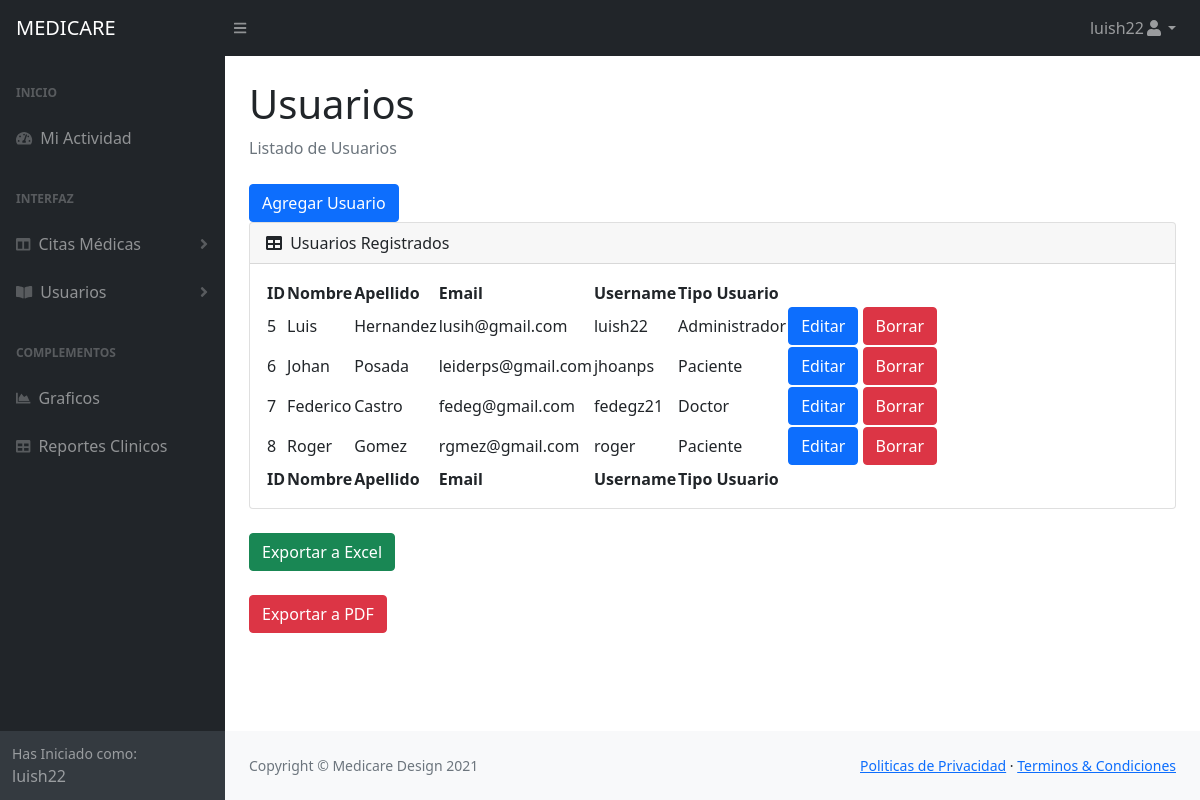
The app's page /listadousuarios.php (signed in) with its own data.
### tables this page shows
CREATE TABLE `usuarios` (
  `id_usuario` int(11) NOT NULL,
  `nombre` varchar(55) NOT NULL,
  `apellidos` varchar(55) NOT NULL,
  `email` varchar(55) NOT NULL,
  `username` varchar(55) NOT NULL,
  `password` varchar(100) NOT NULL,
  `tipo_usuario_id_FK` int(11) NOT NULL
);

CREATE TABLE `tipo_usuario` (
  `id_tipo_usuario` int(11) NOT NULL,
  `descripcion` varchar(55) NOT NULL
);

### modelo/mysql.php (called while the page is built, shortened)
<?php
class MySQL {
    private $ipServidor = "localhost";
    private $usuarioBase = 'root';
    private $contrasena = '';
    private $conexion;
    public function conectar(){
$this->conexion = mysqli_connect($this->ipServidor, $this->usuarioBase, $this->contrasena);
    }
   public function efectuarConsulta($consulta){
     mysqli_query($this->conexion, "SET lc_time_names = 'es_ES'");
     mysqli_query($this->conexion, "SET NAMES 'utf8'");
     mysqli_query($this->conexion, "SET CHARACTER 'utf8'");
     $this->resultadoConsulta = mysqli_query($this->conexion, $consulta);
     return $this->resultadoConsulta;
   }
}
?>

### listadousuarios.php (the view, shortened to what this page needs)
<?php
 $user = $_SESSION['usuario'];
require_once 'modelo/mysql.php';
$mysql = new MySQL;
$mysql->conectar();
$consulta = $mysql->efectuarConsulta("SELECT agendacitas.usuarios.id_usuario, agendacitas.usuarios.nombre,
								agendacitas.usuarios.apellidos, agendacitas.usuarios.email, agendacitas.usuarios.username,
								agendacitas.tipo_usuario.descripcion FROM agendacitas.usuarios INNER JOIN agendacitas.tipo_usuario
								ON agendacitas.usuarios.tipo_usuario_id_FK = agendacitas.tipo_usuario.id_tipo_usuario");
?>
<!DOCTYPE html>
<html lang="es">
    <head>
        <link href="https://cdn.jsdelivr.net/npm/simple-datatables@latest/dist/style.css" rel="stylesheet" />
        <link href="https://cdn.jsdelivr.net/npm/bootstrap@5.1.3/dist/css/bootstrap.min.css" rel="stylesheet">
        <link href="DASHBOARD/css/styles.css" rel="stylesheet" />
    </head>
    <body class="sb-nav-fixed">
        <nav class="sb-topnav navbar navbar-expand navbar-dark bg-dark">
            <a class="navbar-brand ps-3" href="inicio.php">MEDICARE</a>
            <button class="btn btn-link btn-sm order-1 order-lg-0 me-4 me-lg-0" id="sidebarToggle" href="#!"><i class="fas fa-bars"></i></button>
            <ul class="navbar-nav ms-auto me-0 me-md-3 my-2 my-md-0">
                <li class="nav-item dropdown">
                    <a class="nav-link dropdown-toggle" id="navbarDropdown" href="#" role="button" data-bs-toggle="dropdown" aria-expanded="false"><?php echo $user; ?><i class="fas fa-user fa-fw"></i></a>
                </li>
            </ul>
        </nav>
        <div id="layoutSidenav">
            <div id="layoutSidenav_nav">
                <nav class="sb-sidenav accordion sb-sidenav-dark" id="sidenavAccordion">
                    <div class="sb-sidenav-menu">
                        <div class="nav">
                            <div class="sb-sidenav-menu-heading">Inicio</div>
                            <a class="nav-link" href="inicio.php">
                                <div class="sb-nav-link-icon"><i class="fas fa-tachometer-alt"></i></div>
                                Mi Actividad
                            </a>
                            <div class="sb-sidenav-menu-heading">Interfaz</div>
                            <a class="nav-link collapsed" href="#" data-bs-toggle="collapse" data-bs-target="#collapseLayouts" aria-expanded="false" aria-controls="collapseLayouts">
                                <div class="sb-nav-link-icon"><i class="fas fa-columns"></i></div>
                                Citas Médicas
                                <div class="sb-sidenav-collapse-arrow"><i class="fas fa-angle-down"></i></div>
                            </a>
                            <a class="nav-link collapsed" href="#" data-bs-toggle="collapse" data-bs-target="#collapsePages" aria-expanded="false" aria-controls="collapsePages">
                                <div class="sb-nav-link-icon"><i class="fas fa-book-open"></i></div>
                                 Usuarios
                                <div class="sb-sidenav-collapse-arrow"><i class="fas fa-angle-down"></i></div>
                            </a>
                            <div class="sb-sidenav-menu-heading">Complementos</div>
                            <a class="nav-link" href="GRAFICOS/chart.php">
                                <div class="sb-nav-link-icon"><i class="fas fa-chart-area"></i></div>
                                Graficos
                            </a>
                            <a class="nav-link" href="historiaclinica.php">
                                <div class="sb-nav-link-icon"><i class="fas fa-table"></i></div>
                                Reportes Clinicos
                            </a>
                        </div>
                    </div>
                    <div class="sb-sidenav-footer">
                        <div class="small">Has Iniciado como:</div>
                        <?php echo $user; ?>
                    </div>
                </nav>
            </div>
            <div id="layoutSidenav_content">
                <main>
                    <div class="container-fluid px-4">
                        <h1 class="mt-4">Usuarios</h1>
                        <ol class="breadcrumb mb-4">
                        <li class="breadcrumb-item active">Listado de Usuarios</li>
                        </ol>
                        <a href="insertarusuario.php" class="btn btn-primary">Agregar Usuario</a>
                        <div class="card mb-4">
                            <div class="card-header">
                                <i class="fas fa-table me-1"></i>
                                Usuarios Registrados
                            </div>
                            <div class="card-body">
                                <table id="datatablesSimple">
                                    <thead>
                                        <tr>
										<tr>
                                    <th> ID</th>
									<th> Nombre</th>
									<th> Apellido </th>
									<th> Email</th>
									<th> Username</th>
									<th> Tipo Usuario</th>
									</tr>
                                        </tr>
                                    </thead>
                                    <tfoot>
                                        <tr>
                                    <th> ID</th>
									<th> Nombre</th>
									<th> Apellido </th>
									<th> Email</th>
									<th> Username</th>
									<th> Tipo Usuario</th>
                                        </tr>
                                    </tfoot>
                                    <tbody>
                                    <?php while($row = mysqli_fetch_array($consulta)) {?>
                                    <tr>
                                    <td><?php echo $row['id_usuario'] ?></td>
                                    <td><?php echo $row['nombre'] ?></td>
                                    <td><?php echo $row['apellidos'] ?></td>
                                    <td><?php echo $row['email'] ?></td>
                                    <td><?php echo $row['username'] ?></td>
                                    <td><?php echo $row['descripcion'] ?></td>
                                    <td><input type="button" class="btn btn-primary" onclick="location.href='editarusuario.php?id=<?php echo $row['id_usuario']?>';" value="Editar">
                                    <a  class="btn btn-danger" href="controlador/borrarusuario.php?id=<?php echo $row['id_usuario']?>" onclick="return confirm('¿Está seguro que quiere eliminar este usuario?');">Borrar</a>
                                    </td>
                                    </tr>
                                    <?php } ?>
                                    </tbody>
                                </table>
                            </div>
                        </div>
                        <form action="excel.php" method="POST">
                        <input type="submit" name="exportar_excel" class="btn btn-success" value="Exportar a Excel">
                                    </form><br>
                        <a href="reporteusuarios.php" class="btn btn-danger"  value="Exportar a PDF" target="_blank">Exportar a PDF</a>
                    </div>
                </main>
                <footer class="py-4 bg-light mt-auto">
                    <div class="container-fluid px-4">
                        <div class="d-flex align-items-center justify-content-between small">
                            <div class="text-muted">Copyright &copy; Medicare Design 2021</div>
                            <div>
                                <a href="#">Politicas de Privacidad</a>
                                &middot;
                                <a href="#">Terminos &amp; Condiciones</a>
                            </div>
                        </div>
                    </div>
                </footer>
            </div>
        </div>
    </body>
</html>

### records on screen
usuarios: id_usuario "5", nombre "Luis", apellidos "Hernandez", email "lusih@gmail.com", username "luish22", tipo_usuario_id_FK.descripcion "Administrador"
usuarios: id_usuario "6", nombre "Johan", apellidos "Posada", email "leiderps@gmail.com", username "jhoanps", tipo_usuario_id_FK.descripcion "Paciente"
usuarios: id_usuario "7", nombre "Federico", apellidos "Castro", email "fedeg@gmail.com", username "fedegz21", tipo_usuario_id_FK.descripcion "Doctor"
usuarios: id_usuario "8", nombre "Roger", apellidos "Gomez", email "rgmez@gmail.com", username "roger", tipo_usuario_id_FK.descripcion "Paciente"

### other values on screen
$user "luish22"
